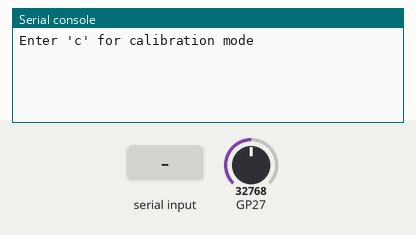
This program was run on a simulated Raspberry Pi Pico running MicroPython. Shown: the last lines printed to the serial console. Inputs (shaded band) come from the test bench; at power-on: GP27 = 32768 (analog values on the 0–65535 scale). Threads take turns every 2 ms.

Above: at 1.2 s.
1.3 s: "c" typed at the serial console, then Enter
At 2.1 s:
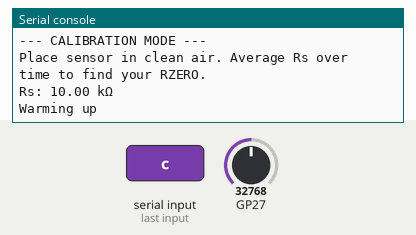
2.8 s: GP27 set to 0
At 3.9 s:
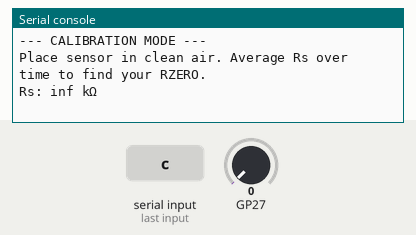
5.8 s: GP27 set to 7864
At 7.1 s:
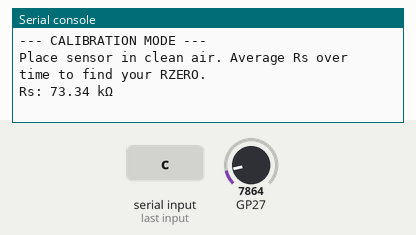

The program:

Gas.py
```python
from machine import Pin, ADC
import time
import math
import _thread
import collections

class Gas:
    WARM_UP_PERIOD = 60  #in seconds
    RLOAD = 10.0
    RZERO_CALIBRATED = 70

    def __init__(self,pin, callibration_mode = False, logger_on=False):
        self._logger_on = logger_on
        self._callibration_mode = callibration_mode
        self._warmed = False
        self._sensor = ADC(Pin(pin))
        self._timer = None
        self._warming()

    def _warmed_callback(self):
        if(self._logger_on):
            print("Warming up")
        time.sleep(self.WARM_UP_PERIOD)
        self._warmed = True
        if(self._logger_on):
            print("Warmed up")

    def _warming(self):
        self._timer = _thread.start_new_thread(self._warmed_callback,())

    def get_voltage(self, raw_adc_value):
        if self._callibration_mode:
            return raw_adc_value * (3.3/ 65535.0)
        return raw_adc_value * (5/ 65535.0)

    def get_rs_resistance(self, voltage):
        """Calculate the sensor resistance (Rs) from the voltage using the voltage divider formula.
           Rs = (Vin * RL / Vout) - RL
        """
        try:
            return ((3.3 * self.RLOAD) / voltage) - self.RLOAD
        except ZeroDivisionError:
            return float('inf')

    def get_ppm(self,rs_resistance, gas):
        """Calculate the gas concentration in PPM."""
        ratio = rs_resistance / self.RZERO_CALIBRATED
        try:
            return gas.para * math.pow(ratio, gas.parb)
        except ValueError:
            return 0

    def is_warm(self):
        return self._warmed

    def read_sensor(self, gas):
        #Reads sensor data and prints Rs or PPM values based on mode.
        if self._warmed == False:
            if(self._logger_on):
                print("Warning - Sensor not warm yet, could return inacurate data")
        if self._callibration_mode:
            if(self._logger_on):
                print("--- CALIBRATION MODE ---")
                print("Place sensor in clean air. Average Rs over time to find your RZERO.")
        else:
            if(self._logger_on):
                print("--- MONITORING MODE ---")
                print(f"Using RZERO_CALIBRATED = {self.RZERO_CALIBRATED} kΩ")

        raw_reading = self._sensor.read_u16()
        vout = self.get_voltage(raw_reading)
        rs = self.get_rs_resistance(vout)

        if(self._callibration_mode):
            if(self._logger_on):
                print(f"Rs: {rs:.2f} kΩ")
            return rs
        else:
            ppm = self.get_ppm(rs,gas)
            if(self._logger_on):
                print(f"Raw ADC: {raw_reading}, Vout: {vout:.2f}V, Rs: {rs:.2f} kΩ, PPM: {ppm:.2f}")
        return ppm


if __name__ == "__main__":
    calibration = input("Enter 'c' for calibration mode").lower() == 'c'
    if calibration:
        print("Calibration mode selected. Please ensure the sensor is in clean air.")
        gas = Gas(27,callibration_mode=True,logger_on=True)
    else:
        gas = Gas(27, logger_on=True)


    try:
        while True:
            gasses= collections.namedtuple('gasses',['name','para','parb'])
            co2 = gasses(name='co2',para=116.60,parb=-2.769)
            gas.read_sensor(gas=co2)
            time.sleep(1)
    except KeyboardInterrupt:
        print("Exiting")
```

Measured:
- after the input at 1.3 s, the serial console: prints a new line at once (image 1)
- after the input at 2.8 s, the serial console: prints a new line after 0.51 s (image 2)
- after the input at 5.8 s, the serial console: prints a new line after 0.51 s (image 3)
